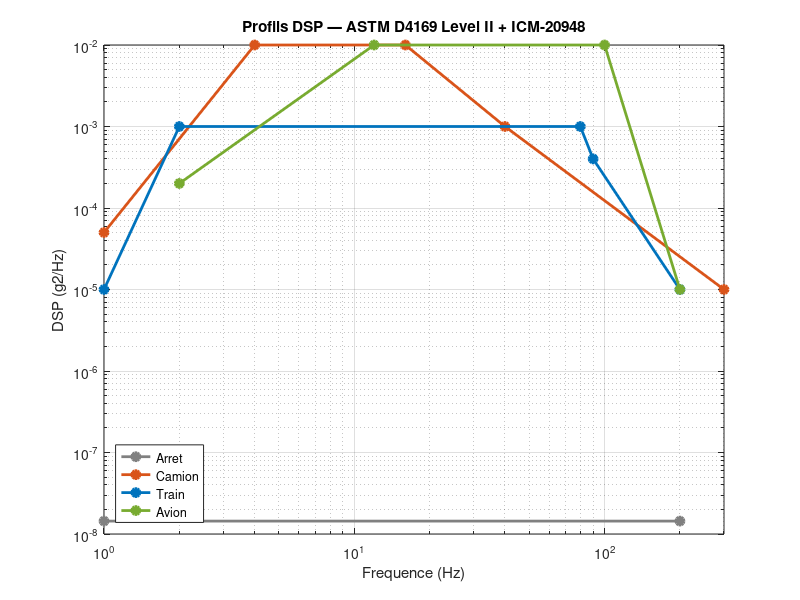

The MATLAB source for this figure: (Note: this script raises an error after producing the figure.)
%% start4.m — Initialisation simulation classification mode de transport
% 4 classes : 1=Arret  2=Camion  3=Train  4=Avion
% Chaque signal est genere independamment (300s), Simulink commute toutes les 60s

clear; clc; close all;

%% =========================================================
%  PARAMETRES
%% =========================================================
fs      = 250;      % Hz  (Nyquist 125 Hz > DLPF 111 Hz)
T_sig   = 300;      % s   duree de chaque signal source
T_mode  = 60;       % s   duree de chaque mode dans la sequence Simulink
T_total = 4 * T_mode;  % = 240 s
N_sig   = T_sig * fs;
T_win   = 10;       % s   fenetre d'analyse
N_win   = T_win * fs;  % = 2500 echantillons
graine  = 42;

MODES   = {'Arret','Camion','Train','Avion'};

%% =========================================================
%  1. PROFILS DSP [f(Hz), S(g2/Hz)]
%  Source : ASTM D4169-16 Table X1.1, Assurance Level II
%           Arret : datasheet ICM-20948 (120 ug/rtHz)
%% =========================================================
noise_density = 120e-6;
S_plancher    = noise_density^2;

dsp_arret  = [1,   S_plancher; 200, S_plancher];
dsp_camion = [  1, 0.00005;  4, 0.01; 16, 0.01; 40, 0.001; 300, 0.00001];
dsp_train  = [  1, 0.00001;  2, 0.001; 80, 0.001; 90, 0.0004; 200, 0.00001];
dsp_avion  = [  2, 0.0002; 12, 0.01; 100, 0.01; 200, 0.00001];
dsps = {dsp_arret, dsp_camion, dsp_train, dsp_avion};

%% =========================================================
%  2. AFFICHAGE DSP
%% =========================================================
couleurs = {[0.5 0.5 0.5],[0.85 0.33 0.10],[0.00 0.45 0.74],[0.47 0.67 0.19]};
figure('Name','DSP — 4 modes','NumberTitle','off');
for cl = 1:4
    loglog(dsps{cl}(:,1), dsps{cl}(:,2), '-o', 'Color', couleurs{cl}, ...
        'LineWidth',2,'MarkerFaceColor',couleurs{cl},'DisplayName',MODES{cl});
    hold on;
end
grid on; legend('Location','southwest');
xlabel('Frequence (Hz)'); ylabel('DSP (g2/Hz)');
title('Profils DSP — ASTM D4169 Level II + ICM-20948'); xlim([1 300]);

%% =========================================================
%  3. GENERATION DES 4 SIGNAUX SOURCES (T_sig = 300 s chacun)
%% =========================================================
fprintf('=== Generation des signaux sources ===\n');
df  = 1/T_sig;
k   = (1 : N_sig/2-1);
f_k = k * df;
rng(graine);

for cl = 1:4
    log_S    = interp1(log10(dsps{cl}(:,1)), log10(dsps{cl}(:,2)), ...
                       log10(f_k), 'linear','extrap');
    A        = sqrt(10.^log_S * df / 2);
    phi      = 2*pi*rand(1, length(f_k));
    ACC_pos  = A .* exp(1j*phi);
    ACC_full = [0, ACC_pos, 0, conj(fliplr(ACC_pos))];
    sig      = real(ifft(ACC_full))' * N_sig;
    t_sig    = (0:N_sig-1)' / fs;
    varname  = ['sig_' lower(MODES{cl}) '_ts'];
    assignin('base', varname, timeseries(sig, t_sig));
    fprintf('  %s : g_rms = %.4f g\n', MODES{cl}, sqrt(mean(sig.^2)));
end

%% =========================================================
%  4. SIGNAL DE CONTROLE DU MULTIPORT SWITCH
%     ctrl = 1 → Arret, 2 → Camion, 3 → Train, 4 → Avion
%% =========================================================
ctrl_vals = [1; 2; 3; 4];
ctrl_t    = [0; T_mode; 2*T_mode; 3*T_mode];
ctrl_ts   = timeseries(ctrl_vals, ctrl_t);   % commute toutes les T_mode secondes

%% =========================================================
%  5. PARAMETRES CAPTEUR ICM-20948
%% =========================================================
fc_dlpf   = 111;
[b_dlpf, a_dlpf] = butter(2, fc_dlpf/(fs/2), 'low');
sigma_bruit = noise_density * sqrt(fs/2);
biais_acc   = 0.003;

fprintf('\n-- Capteur ICM-20948 --\n');
fprintf('  DLPF  : %d Hz\n', fc_dlpf);
fprintf('  Bruit : %.5f g RMS\n', sigma_bruit);
fprintf('  Biais : %.3f g\n', biais_acc);

%% =========================================================
%  6. GENERATION DONNEES D'ENTRAINEMENT
%% =========================================================
fprintf('\n=== Entrainement k-NN ===\n');

T_train  = 200; N_train = T_train*fs; df_t = 1/T_train;
k_t      = (1:N_train/2-1); f_t = k_t*df_t;
rng(graine+10);
X_train  = []; y_train = [];

% Application du modele capteur aux signaux d'entrainement
% (coherence avec la chaine Simulink : DLPF + bruit + biais)
bruit_power = sigma_bruit^2 * (1/fs);

for cl = 1:4
    log_S    = interp1(log10(dsps{cl}(:,1)), log10(dsps{cl}(:,2)), ...
                       log10(f_t), 'linear','extrap');
    A        = sqrt(10.^log_S * df_t / 2);
    phi      = 2*pi*rand(1, length(f_t));
    ACC_full = [0, A.*exp(1j*phi), 0, conj(fliplr(A.*exp(1j*phi)))];
    sig_tr   = real(ifft(ACC_full))' * N_train;

    % Modele capteur : DLPF + bruit blanc + biais
    sig_tr = filter(b_dlpf, a_dlpf, sig_tr);
    sig_tr = sig_tr + sqrt(bruit_power * fs) * randn(N_train, 1);
    sig_tr = sig_tr + biais_acc;

    n_fen    = floor(N_train/N_win);
    for w = 1:n_fen
        x_w  = sig_tr((w-1)*N_win+1 : w*N_win);
        feat = calc_features(x_w, fs, N_win);
        X_train = [X_train; feat]; %#ok<AGROW>
        y_train = [y_train; cl];   %#ok<AGROW>
    end
end

mdl_knn = fitcknn(X_train, y_train, ...
    'NumNeighbors', 3, ...
    'Standardize',  true);

cv  = crossval(mdl_knn, 'KFold', 5);
err = kfoldLoss(cv);
fprintf('  Erreur validation croisee 5-fold : %.1f %%\n', err*100);
fprintf('  %d fenetres x 6 features\n', size(X_train,1));

fprintf('\n=== start4.m termine — lancez create_model4.m ===\n');

%% =========================================================
%  FONCTIONS LOCALES
%% =========================================================
function feat = calc_features(x, fs_loc, N_loc)
    rms_val  = sqrt(mean(x.^2));
    crete    = max(abs(x)) / (rms_val + 1e-12);
    X_fft    = abs(fft(x)).^2 / (N_loc * fs_loc);
    X_one    = X_fft(1:N_loc/2+1);
    X_one(2:end-1) = 2*X_one(2:end-1);
    f_v      = (0:N_loc/2)' * fs_loc / N_loc;
    df_loc   = fs_loc / N_loc;
    E_tot    = sum(X_one)*df_loc + 1e-12;
    f_c      = sum(f_v.*X_one)*df_loc / E_tot;
    E_basse  = sum(X_one(f_v>=1  & f_v< 5))*df_loc/E_tot;
    E_milieu = sum(X_one(f_v>=5  & f_v<50))*df_loc/E_tot;
    E_haute  = sum(X_one(f_v>=50 & f_v<125))*df_loc/E_tot;
    feat = [rms_val, crete, f_c, E_basse, E_milieu, E_haute];
end
